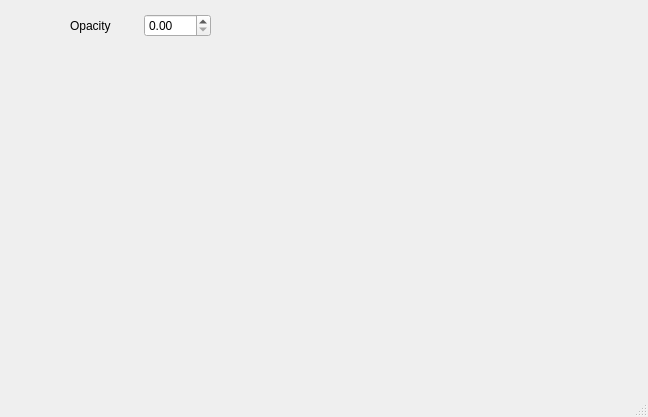
<?xml version="1.0" encoding="UTF-8"?>
<ui version="4.0">
 <class>MainWindow</class>
 <widget class="QMainWindow" name="MainWindow">
  <property name="geometry">
   <rect>
    <x>0</x>
    <y>0</y>
    <width>648</width>
    <height>417</height>
   </rect>
  </property>
  <property name="windowTitle">
   <string>MainWindow</string>
  </property>
  <widget class="QWidget" name="centralwidget">
   <widget class="QLabel" name="label_image">
    <property name="geometry">
     <rect>
      <x>50</x>
      <y>50</y>
      <width>541</width>
      <height>301</height>
     </rect>
    </property>
    <property name="text">
     <string/>
    </property>
    <property name="pixmap">
     <pixmap resource="image.qrc">:/new/prefix1/Qt6 logo.png</pixmap>
    </property>
    <property name="scaledContents">
     <bool>true</bool>
    </property>
   </widget>
   <widget class="QWidget" name="">
    <property name="geometry">
     <rect>
      <x>70</x>
      <y>10</y>
      <width>141</width>
      <height>31</height>
     </rect>
    </property>
    <layout class="QHBoxLayout" name="horizontalLayout">
     <item>
      <widget class="QLabel" name="label">
       <property name="text">
        <string>Opacity</string>
       </property>
      </widget>
     </item>
     <item>
      <widget class="QDoubleSpinBox" name="doubleSpinBox">
       <property name="maximum">
        <double>1.000000000000000</double>
       </property>
       <property name="singleStep">
        <double>0.010000000000000</double>
       </property>
      </widget>
     </item>
    </layout>
   </widget>
  </widget>
  <widget class="QMenuBar" name="menubar">
   <property name="geometry">
    <rect>
     <x>0</x>
     <y>0</y>
     <width>648</width>
     <height>24</height>
    </rect>
   </property>
  </widget>
  <widget class="QStatusBar" name="statusbar"/>
 </widget>
 <resources>
  <include location="image.qrc"/>
 </resources>
 <connections/>
</ui>
